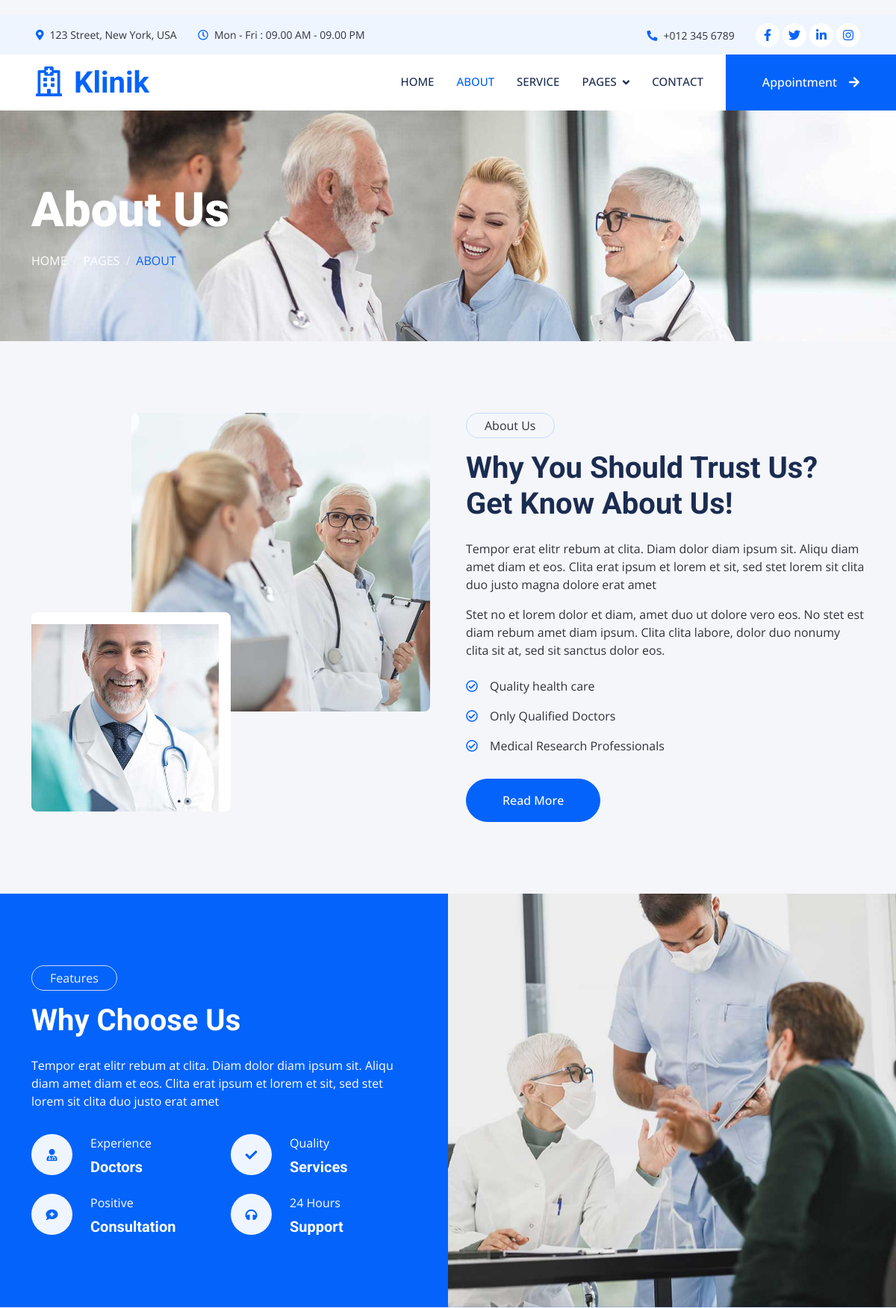
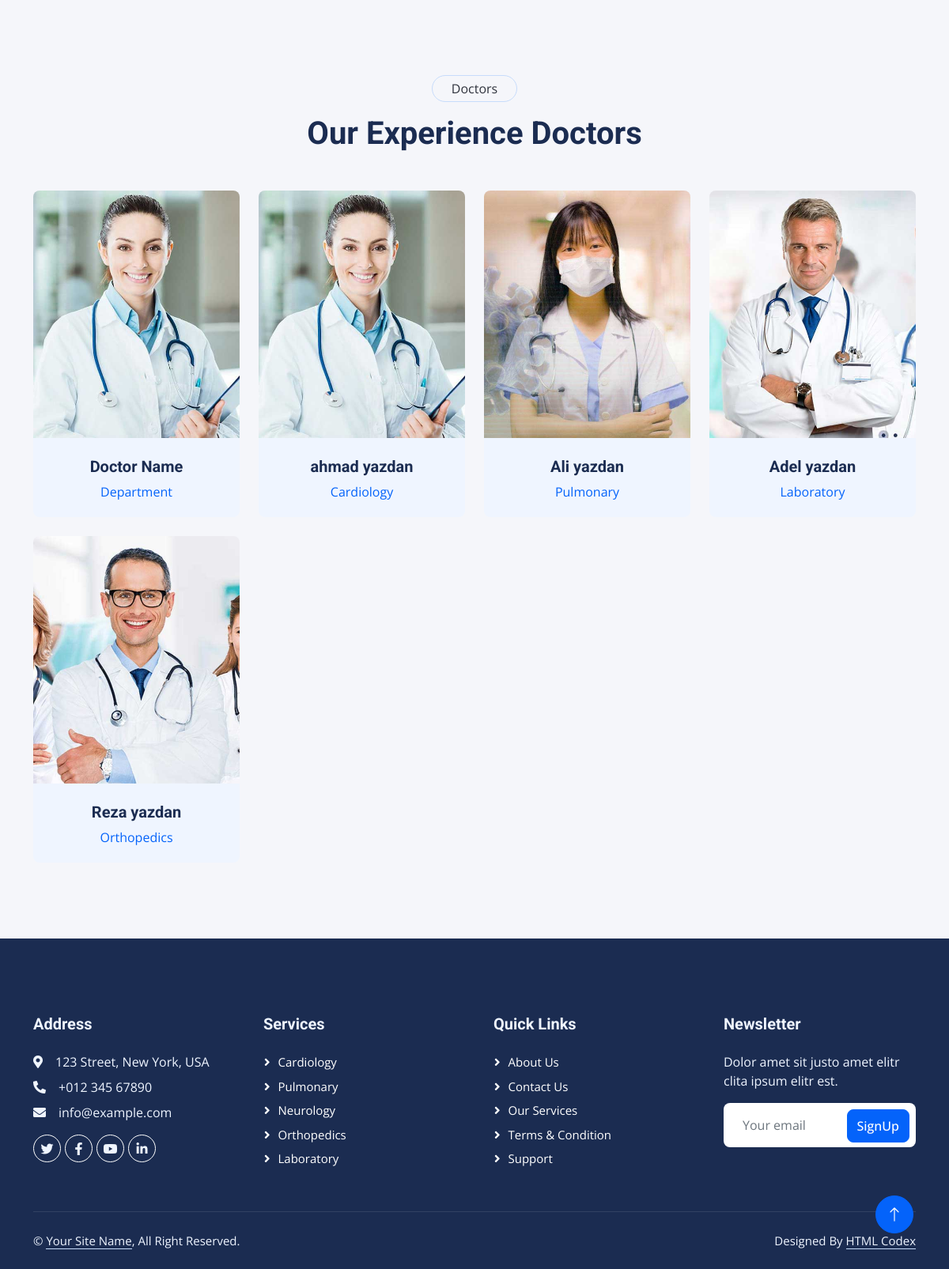
Screenshot of /doctor/about with the database file from the repository (2 pictures, top to bottom).
### Doctors/models.py (models this page shows, shortened)
class Doctor(models.Model):
    name = models.CharField(max_length=100)
    Department = models.ForeignKey(Department, on_delete=models.CASCADE,related_name='department')
    image = models.ImageField(upload_to="image/doctor")
    price = models.IntegerField()

class Department(models.Model):
    title = models.CharField(max_length=100)
    description = models.TextField()
    def __str__(self):
        return self.title

### Doctors/views.py (the view)
# urls.py: path('about', views.about.as_view(), name='about'),
class about(ListView):
    template_name = 'Doctors/about.html'
    model = Doctor
    context_object_name = 'doctor'

### Doctors/templates/Doctors/about.html (shortened to what this page needs)
{% extends 'base.html' %}
{% load static %}
{% block main %}
    <div class="container-fluid page-header py-5 mb-5 wow fadeIn" data-wow-delay="0.1s">
        <div class="container py-5">
            <h1 class="display-3 text-white mb-3 animated slideInDown">About Us</h1>
            <nav aria-label="breadcrumb animated slideInDown">
                <ol class="breadcrumb text-uppercase mb-0">
                    <li class="breadcrumb-item"><a class="text-white" href="#">Home</a></li>
                    <li class="breadcrumb-item"><a class="text-white" href="#">Pages</a></li>
                    <li class="breadcrumb-item text-primary active" aria-current="page">About</li>
                </ol>
            </nav>
        </div>
    </div>
    <div class="container-xxl py-5">
        <div class="container">
            <div class="row g-5">
                <div class="col-lg-6 wow fadeIn" data-wow-delay="0.1s">
                    <div class="d-flex flex-column">
                        <img class="img-fluid rounded w-75 align-self-end" src="{% static 'img/about-1.jpg' %}" alt="">
                        <img class="img-fluid rounded w-50 bg-white pt-3 pe-3" src="{% static 'img/about-2.jpg' %}" alt="" style="margin-top: -25%;">
                    </div>
                </div>
                <div class="col-lg-6 wow fadeIn" data-wow-delay="0.5s">
                    <p class="d-inline-block border rounded-pill py-1 px-4">About Us</p>
                    <h1 class="mb-4">Why You Should Trust Us? Get Know About Us!</h1>
                    <p>Tempor erat elitr rebum at clita. Diam dolor diam ipsum sit. Aliqu diam amet diam et eos. Clita erat ipsum et lorem et sit, sed stet lorem sit clita duo justo magna dolore erat amet</p>
                    <p class="mb-4">Stet no et lorem dolor et diam, amet duo ut dolore vero eos. No stet est diam rebum amet diam ipsum. Clita clita labore, dolor duo nonumy clita sit at, sed sit sanctus dolor eos.</p>
                    <p><i class="far fa-check-circle text-primary me-3"></i>Quality health care</p>
                    <p><i class="far fa-check-circle text-primary me-3"></i>Only Qualified Doctors</p>
                    <p><i class="far fa-check-circle text-primary me-3"></i>Medical Research Professionals</p>
                    <a class="btn btn-primary rounded-pill py-3 px-5 mt-3" href="">Read More</a>
                </div>
            </div>
        </div>
    </div>
    <div class="container-fluid bg-primary overflow-hidden my-5 px-lg-0">
        <div class="container feature px-lg-0">
            <div class="row g-0 mx-lg-0">
                <div class="col-lg-6 feature-text py-5 wow fadeIn" data-wow-delay="0.1s">
                    <div class="p-lg-5 ps-lg-0">
                        <p class="d-inline-block border rounded-pill text-light py-1 px-4">Features</p>
                        <h1 class="text-white mb-4">Why Choose Us</h1>
                        <p class="text-white mb-4 pb-2">Tempor erat elitr rebum at clita. Diam dolor diam ipsum sit. Aliqu diam amet diam et eos. Clita erat ipsum et lorem et sit, sed stet lorem sit clita duo justo erat amet</p>
                        <div class="row g-4">
                            <div class="col-6">
                                <div class="d-flex align-items-center">
                                    <div class="d-flex flex-shrink-0 align-items-center justify-content-center rounded-circle bg-light" style="width: 55px; height: 55px;">
                                        <i class="fa fa-user-md text-primary"></i>
                                    </div>
                                    <div class="ms-4">
                                        <p class="text-white mb-2">Experience</p>
                                        <h5 class="text-white mb-0">Doctors</h5>
                                    </div>
                                </div>
                            </div>
                            <div class="col-6">
                                <div class="d-flex align-items-center">
                                    <div class="d-flex flex-shrink-0 align-items-center justify-content-center rounded-circle bg-light" style="width: 55px; height: 55px;">
                                        <i class="fa fa-check text-primary"></i>
                                    </div>
                                    <div class="ms-4">
                                        <p class="text-white mb-2">Quality</p>
                                        <h5 class="text-white mb-0">Services</h5>
                                    </div>
                                </div>
                            </div>
                            <div class="col-6">
                                <div class="d-flex align-items-center">
                                    <div class="d-flex flex-shrink-0 align-items-center justify-content-center rounded-circle bg-light" style="width: 55px; height: 55px;">
                                        <i class="fa fa-comment-medical text-primary"></i>
                                    </div>
                                    <div class="ms-4">
                                        <p class="text-white mb-2">Positive</p>
                                        <h5 class="text-white mb-0">Consultation</h5>
                                    </div>
                                </div>
                            </div>
                            <div class="col-6">
                                <div class="d-flex align-items-center">
                                    <div class="d-flex flex-shrink-0 align-items-center justify-content-center rounded-circle bg-light" style="width: 55px; height: 55px;">
                                        <i class="fa fa-headphones text-primary"></i>
                                    </div>
                                    <div class="ms-4">
                                        <p class="text-white mb-2">24 Hours</p>
                                        <h5 class="text-white mb-0">Support</h5>
                                    </div>
                                </div>
                            </div>
                        </div>
                    </div>
                </div>
                <div class="col-lg-6 pe-lg-0 wow fadeIn" data-wow-delay="0.5s" style="min-height: 400px;">
                    <div class="position-relative h-100">
                        <img class="position-absolute img-fluid w-100 h-100" src="{% static 'img/feature.jpg' %}" style="object-fit: cover;" alt="">
                    </div>
                </div>
            </div>
        </div>
    </div>
    <div class="container-xxl py-5">
        <div class="container">
            <div class="text-center mx-auto mb-5 wow fadeInUp" data-wow-delay="0.1s" style="max-width: 600px;">
                <p class="d-inline-block border rounded-pill py-1 px-4">Doctors</p>
                <h1>Our Experience Doctors</h1>
            </div>
            <div class="row g-4">
                <div class="col-lg-3 col-md-6 wow fadeInUp" data-wow-delay="0.1s">
                    <div class="team-item position-relative rounded overflow-hidden">
                        <div class="overflow-hidden">
                            <img class="img-fluid" src="{% static 'img/team-1.jpg' %}" alt="">
                        </div>
                        <div class="team-text bg-light text-center p-4">
                            <h5>Doctor Name</h5>
                            <p class="text-primary">Department</p>
                        </div>
                    </div>
                </div>
                {% for item in doctor %}
                    <div class="col-lg-3 col-md-6 wow fadeInUp" data-wow-delay="0.3s">
                    <div class="team-item position-relative rounded overflow-hidden">
                        <div class="overflow-hidden">
                            <img class="img-fluid" src="{{ item.image.url }}" alt="">
                        </div>
                        <div class="team-text bg-light text-center p-4">
                            <h5>{{ item.name }}</h5>
                            <p class="text-primary">{{ item.Department }}</p>
                        </div>
                    </div>
                </div>
                {% endfor%}
            </div>
        </div>
    </div>
{% endblock %}

### templates/base.html (shortened to what this page needs)
{% load static %}
<!DOCTYPE html>
<html lang="en">
<head>
    <link href="https://cdnjs.cloudflare.com/ajax/libs/font-awesome/5.10.0/css/all.min.css" rel="stylesheet">
    <link href="https://cdn.jsdelivr.net/npm/bootstrap-icons@1.4.1/font/bootstrap-icons.css" rel="stylesheet">
    <link href="{% static 'lib/animate/animate.min.css' %}" rel="stylesheet">
    <link href="{% static 'lib/owlcarousel/assets/owl.carousel.min.css' %}" rel="stylesheet">
    <link href="{% static 'lib/tempusdominus/css/tempusdominus-bootstrap-4.min.css' %}" rel="stylesheet"/>
    <link href="{% static 'css/bootstrap.min.css' %}" rel="stylesheet">
    <link href="{% static 'css/style.css' %}" rel="stylesheet">
</head>
<body>
<div class="container-fluid bg-light p-0 wow fadeIn" data-wow-delay="0.1s">
    <div class="row gx-0 d-none d-lg-flex">
        <div class="col-lg-7 px-5 text-start">
            <div class="h-100 d-inline-flex align-items-center py-3 me-4">
                <small class="fa fa-map-marker-alt text-primary me-2"></small>
                <small>123 Street, New York, USA</small>
            </div>
            <div class="h-100 d-inline-flex align-items-center py-3">
                <small class="far fa-clock text-primary me-2"></small>
                <small>Mon - Fri : 09.00 AM - 09.00 PM</small>
            </div>
        </div>
        <div class="col-lg-5 px-5 text-end">
            <div class="h-100 d-inline-flex align-items-center py-3 me-4">
                <small class="fa fa-phone-alt text-primary me-2"></small>
                <small>+012 345 6789</small>
            </div>
            <div class="h-100 d-inline-flex align-items-center">
                <a class="btn btn-sm-square rounded-circle bg-white text-primary me-1" href=""><i
                        class="fab fa-facebook-f"></i></a>
                <a class="btn btn-sm-square rounded-circle bg-white text-primary me-1" href=""><i
                        class="fab fa-twitter"></i></a>
                <a class="btn btn-sm-square rounded-circle bg-white text-primary me-1" href=""><i
                        class="fab fa-linkedin-in"></i></a>
                <a class="btn btn-sm-square rounded-circle bg-white text-primary me-0" href=""><i
                        class="fab fa-instagram"></i></a>
            </div>
        </div>
    </div>
</div>
<nav class="navbar navbar-expand-lg bg-white navbar-light sticky-top p-0 wow fadeIn" data-wow-delay="0.1s">
    <a href="index.html" class="navbar-brand d-flex align-items-center px-4 px-lg-5">
        <h1 class="m-0 text-primary"><i class="far fa-hospital me-3"></i>Klinik</h1>
    </a>
    <div class="collapse navbar-collapse" id="navbarCollapse">
        <div class="navbar-nav ms-auto p-4 p-lg-0">
            <a href="{% url 'Home:home' %}" class="nav-item nav-link {% if request.resolver_match.url_name == 'home' %} active {% endif %}">Home</a>
            <a href="{% url 'Doctor:about' %}" class="nav-item nav-link {% if request.resolver_match.url_name == 'about' %} active {% endif %}">About</a>
            <a href="{% url 'Doctor:service' %}" class="nav-item nav-link {% if request.resolver_match.url_name == 'service' %} active {% endif %}">Service</a>
            <div class="nav-item dropdown">
                <a href="#" class="nav-link dropdown-toggle" data-bs-toggle="dropdown">Pages</a>
            </div>
            <a href="{% url 'Doctor:contact' %}" class="nav-item nav-link {% if request.resolver_match.url_name == 'contact' %} active {% endif %}">Contact</a>
        </div>
        <a href="{% url 'appointment:appointment' %}" class="btn btn-primary rounded-0 py-4 px-lg-5 d-none d-lg-block">Appointment<i
                class="fa fa-arrow-right ms-3"></i></a>
    </div>
</nav>
{% block main %}
{% endblock %}
<div class="container-fluid bg-dark text-light footer mt-5 pt-5 wow fadeIn" data-wow-delay="0.1s">
    <div class="container py-5">
        <div class="row g-5">
            <div class="col-lg-3 col-md-6">
                <h5 class="text-light mb-4">Address</h5>
                <p class="mb-2"><i class="fa fa-map-marker-alt me-3"></i>123 Street, New York, USA</p>
                <p class="mb-2"><i class="fa fa-phone-alt me-3"></i>+012 345 67890</p>
                <p class="mb-2"><i class="fa fa-envelope me-3"></i>info@example.com</p>
                <div class="d-flex pt-2">
                    <a class="btn btn-outline-light btn-social rounded-circle" href=""><i
                            class="fab fa-twitter"></i></a>
                    <a class="btn btn-outline-light btn-social rounded-circle" href=""><i class="fab fa-facebook-f"></i></a>
                    <a class="btn btn-outline-light btn-social rounded-circle" href=""><i
                            class="fab fa-youtube"></i></a>
                    <a class="btn btn-outline-light btn-social rounded-circle" href=""><i
                            class="fab fa-linkedin-in"></i></a>
                </div>
            </div>
            <div class="col-lg-3 col-md-6">
                <h5 class="text-light mb-4">Services</h5>
                <a class="btn btn-link" href="">Cardiology</a>
                <a class="btn btn-link" href="">Pulmonary</a>
                <a class="btn btn-link" href="">Neurology</a>
                <a class="btn btn-link" href="">Orthopedics</a>
                <a class="btn btn-link" href="">Laboratory</a>
            </div>
            <div class="col-lg-3 col-md-6">
                <h5 class="text-light mb-4">Quick Links</h5>
                <a class="btn btn-link" href="">About Us</a>
                <a class="btn btn-link" href="">Contact Us</a>
                <a class="btn btn-link" href="">Our Services</a>
                <a class="btn btn-link" href="">Terms & Condition</a>
                <a class="btn btn-link" href="">Support</a>
            </div>
            <div class="col-lg-3 col-md-6">
                <h5 class="text-light mb-4">Newsletter</h5>
                <p>Dolor amet sit justo amet elitr clita ipsum elitr est.</p>
                <div class="position-relative mx-auto" style="max-width: 400px;">
                    <input class="form-control border-0 w-100 py-3 ps-4 pe-5" type="text" placeholder="Your email">
                    <button type="button" class="btn btn-primary py-2 position-absolute top-0 end-0 mt-2 me-2">SignUp
                    </button>
                </div>
            </div>
        </div>
    </div>
    <div class="container">
        <div class="copyright">
            <div class="row">
                <div class="col-md-6 text-center text-md-start mb-3 mb-md-0">
                    &copy; <a class="border-bottom" href="#">Your Site Name</a>, All Right Reserved.
                </div>
                <div class="col-md-6 text-center text-md-end">
                    Designed By <a class="border-bottom" href="https://htmlcodex.com">HTML Codex</a>
                </div>
            </div>
        </div>
    </div>
</div>
<a href="#" class="btn btn-lg btn-primary btn-lg-square rounded-circle back-to-top"><i class="bi bi-arrow-up"></i></a>
</body>
</html>

### rows the page displays
Doctor: image (picture), name "ahmad yazdan", Department "Cardiology"
Doctor: image (picture), name "Ali yazdan", Department "Pulmonary"
Doctor: image (picture), name "Adel yazdan", Department "Laboratory"
Doctor: image (picture), name "Reza yazdan", Department "Orthopedics"
